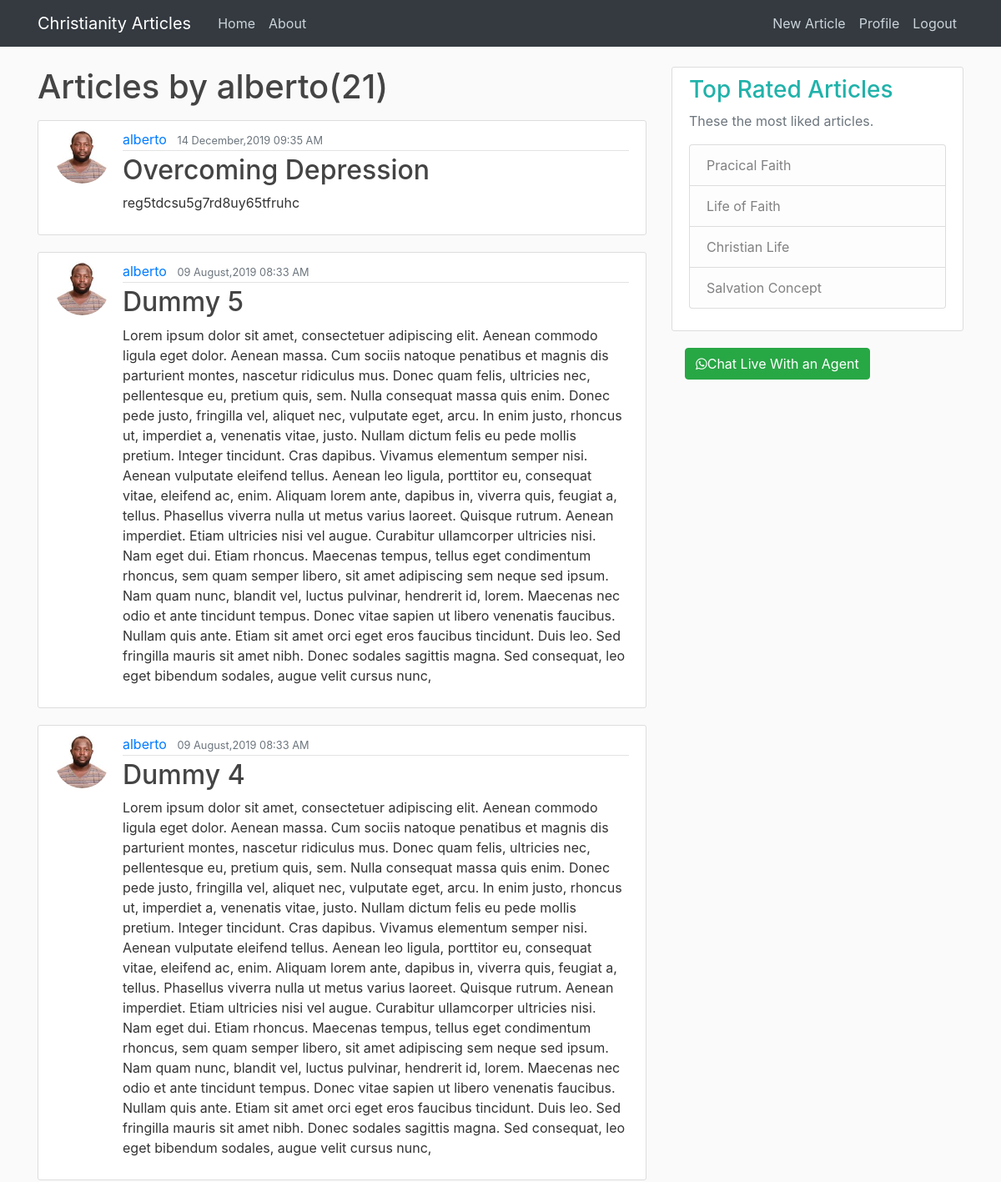
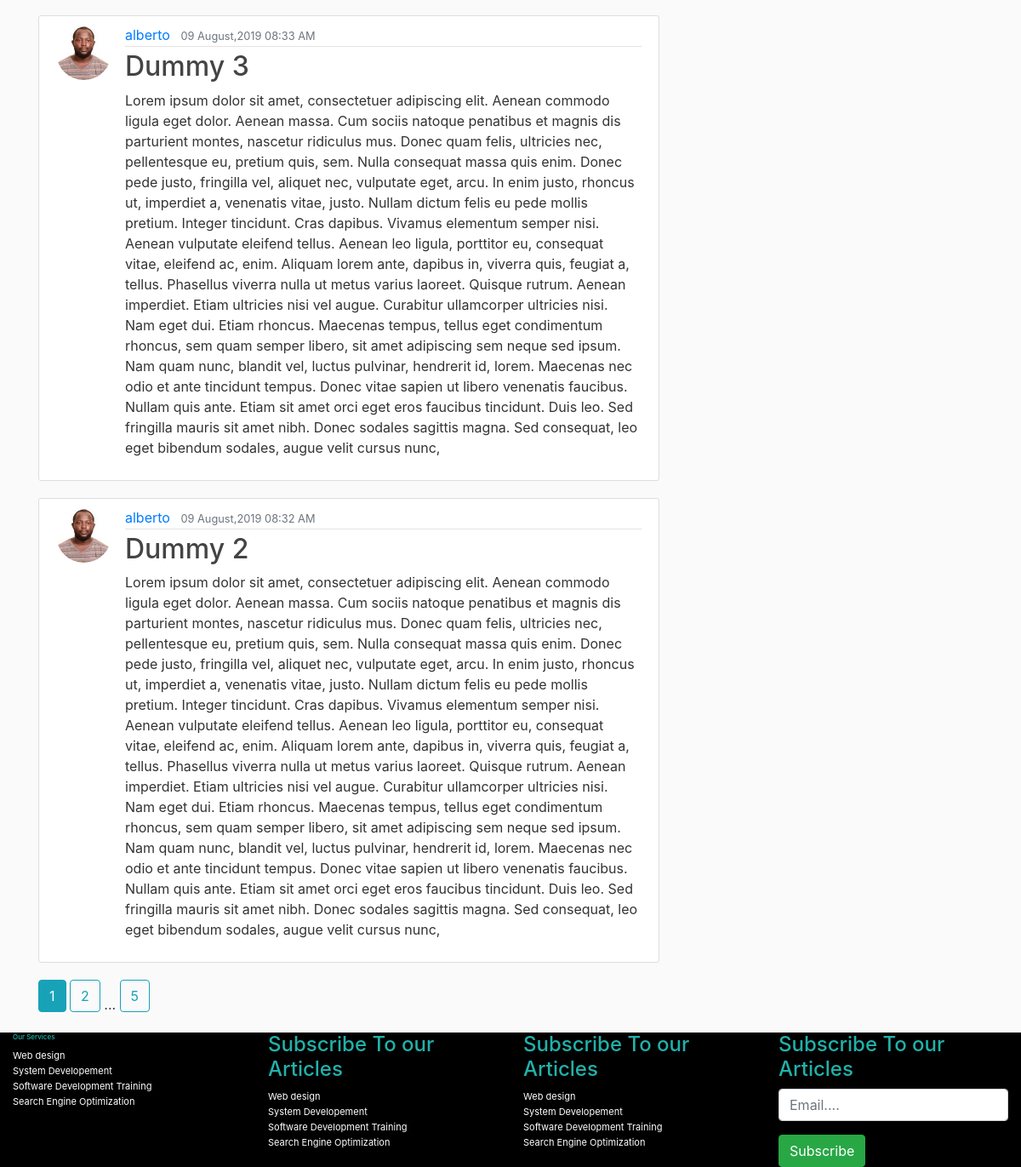
/user/alberto (signed in), run on the app's committed database (2 pictures, top to bottom).
### app/models.py (models this page shows, shortened)
class User(db.Model,UserMixin):
    id = db.Column(db.Integer, primary_key=True)
    username = db.Column(db.String(20), unique=True, nullable=False)
    email = db.Column(db.String(20), unique=True, nullable=False)
    image_file = db.Column(db.String(20), nullable=False, default='bonnie.jpg')
    password = db.Column(db.String(20), nullable=False)
    posts = db.relationship('Post', backref='author', lazy=True)

class Post(db.Model,UserMixin):
    id = db.Column(db.Integer, primary_key=True)
    title = db.Column(db.String(100), nullable=False)
    date_posted = db.Column(db.DateTime, nullable=False, default=datetime.utcnow)
    content=db.Column(db.Text, nullable=False)
    user_id=db.Column(db.Integer, db.ForeignKey('user.id'), nullable=False)

### app/users/routes.py (the view)
@users.route('/user/<string:username>')
@login_required
def user_articles(username):
    page=request.args.get('page',1,type=int)
    user=User.query.filter_by(username=username).first_or_404()
    posts=Post.query.filter_by(author=user).order_by(Post.date_posted.desc()).paginate(page=page,per_page=5)
    return render_template('user_articles.html',title='Home',posts=posts,user=user)

### app/models.py (called while the page is built)
@login_manager.user_loader
def load_user(user_id):
    return User.query.get(int(user_id))

### app/templates/user_articles.html
{% extends "base.html" %}
{% block content %}
<h1 class="mb-3">Articles by {{user.username}}({{posts.total}})</h1>
    {% for post in posts.items %}
        <article class="media content-section">
          <img class="rounded-circle article-img" src="{{url_for('static',filename='profile_pic/'+ post.author.image_file)}}">
          <div class="media-body">
            <div class="article-metadata">
              <a class="mr-2" href="{{url_for('users.user_articles',username=post.author.username)}}">{{ post.author.username }}</a>
              <small class="text-muted">{{ post.date_posted.strftime('%d %B,%Y %H:%M %p') }}</small>
            </div>
            <h2><a class="article-title" href="{{url_for('posts.post',post_id=post.id)}}">{{ post.title }}</a></h2>
            <p class="article-content">{{ post.content }}</p>
          </div>
        </article>
    {% endfor %}
    {% for page_num in posts.iter_pages(left_edge=1,right_edge=1,left_current=1,right_current=2) %}
      {% if page_num %}
      {% if posts.page==page_num %}
      <a class="btn btn-info mb-4" href="{{url_for('users.user_articles', username=user.username, page=page_num)}}">{{page_num}}</a>
      {% else %}
      <a class="btn btn-outline-info mb-4" href="{{url_for('users.user_articles', username=user.username,page=page_num)}}">{{page_num}}</a>
      {% endif %}
      {% else %}
      ...
      {% endif %}
    {% endfor %}
{% endblock content %}

### app/static/main.css (style rules this page uses)
body { background: #fafafa; color: #333333; margin-top: 5rem; }
h1, h2, h3, h4, h5, h6 { color: #444444; }
.content-section { background: #ffffff; padding: 10px 20px; border: 1px solid #dddddd; border-radius: 3px; margin-bottom: 20px; }
.article-title { color: #444444; }
.article-content { white-space: pre-line; }
.article-img { height: 65px; width: 65px; margin-right: 16px; }
.article-metadata { padding-bottom: 1px; margin-bottom: 4px; border-bottom: 1px solid #e3e3e3 }

### data on the page
User: username "alberto"
Post: image_file (picture), author.username "alberto", date_posted "14 December,2019 09:35 AM", title "Overcoming Depression", content "reg5tdcsu5g7rd8uy65tfruhc"
Post: image_file (picture), author.username "alberto", date_posted "09 August,2019 08:33 AM", title "Dummy 5", content "Lorem ipsum dolor sit amet, consectetuer adipiscing elit. Aenean commodo ligula eget dolor. Aenean massa. Cum sociis natoque penatibus et magnis dis parturient montes, nascetur ridiculus mus. Donec quam felis, ultricies nec, pellentesque eu, pretium quis, sem. Nulla consequat massa quis enim. Donec pede justo, fringilla vel, aliquet nec, vulputate eget, arcu. In enim justo, rhoncus ut, imperdiet a, venenatis vitae, justo. Nullam dictum felis eu pede mollis pretium. Integer tincidunt. Cras dapibus. Vivamus elementum semper nisi. Aenean vulputate eleifend tellus. Aenean leo ligula, porttitor eu, consequat vitae, eleifend ac, enim. Aliquam lorem ante, dapibus in, viverra quis, feugiat a,…"
Post: image_file (picture), author.username "alberto", date_posted "09 August,2019 08:33 AM", title "Dummy 4", content "Lorem ipsum dolor sit amet, consectetuer adipiscing elit. Aenean commodo ligula eget dolor. Aenean massa. Cum sociis natoque penatibus et magnis dis parturient montes, nascetur ridiculus mus. Donec quam felis, ultricies nec, pellentesque eu, pretium quis, sem. Nulla consequat massa quis enim. Donec pede justo, fringilla vel, aliquet nec, vulputate eget, arcu. In enim justo, rhoncus ut, imperdiet a, venenatis vitae, justo. Nullam dictum felis eu pede mollis pretium. Integer tincidunt. Cras dapibus. Vivamus elementum semper nisi. Aenean vulputate eleifend tellus. Aenean leo ligula, porttitor eu, consequat vitae, eleifend ac, enim. Aliquam lorem ante, dapibus in, viverra quis, feugiat a,…"
Post: image_file (picture), author.username "alberto", date_posted "09 August,2019 08:33 AM", title "Dummy 3", content "Lorem ipsum dolor sit amet, consectetuer adipiscing elit. Aenean commodo ligula eget dolor. Aenean massa. Cum sociis natoque penatibus et magnis dis parturient montes, nascetur ridiculus mus. Donec quam felis, ultricies nec, pellentesque eu, pretium quis, sem. Nulla consequat massa quis enim. Donec pede justo, fringilla vel, aliquet nec, vulputate eget, arcu. In enim justo, rhoncus ut, imperdiet a, venenatis vitae, justo. Nullam dictum felis eu pede mollis pretium. Integer tincidunt. Cras dapibus. Vivamus elementum semper nisi. Aenean vulputate eleifend tellus. Aenean leo ligula, porttitor eu, consequat vitae, eleifend ac, enim. Aliquam lorem ante, dapibus in, viverra quis, feugiat a,…"
Post: image_file (picture), author.username "alberto", date_posted "09 August,2019 08:32 AM", title "Dummy 2", content "Lorem ipsum dolor sit amet, consectetuer adipiscing elit. Aenean commodo ligula eget dolor. Aenean massa. Cum sociis natoque penatibus et magnis dis parturient montes, nascetur ridiculus mus. Donec quam felis, ultricies nec, pellentesque eu, pretium quis, sem. Nulla consequat massa quis enim. Donec pede justo, fringilla vel, aliquet nec, vulputate eget, arcu. In enim justo, rhoncus ut, imperdiet a, venenatis vitae, justo. Nullam dictum felis eu pede mollis pretium. Integer tincidunt. Cras dapibus. Vivamus elementum semper nisi. Aenean vulputate eleifend tellus. Aenean leo ligula, porttitor eu, consequat vitae, eleifend ac, enim. Aliquam lorem ante, dapibus in, viverra quis, feugiat a,…"

### other printed values
{{ posts.total }} "21"
{{ page_num }} "1"
{{ page_num }} "2" "5"
